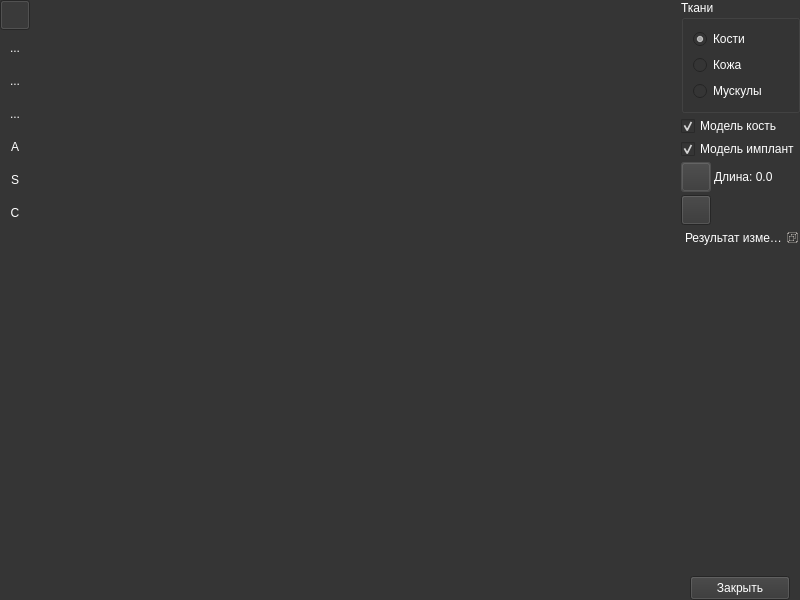
<?xml version="1.0" encoding="UTF-8"?>
<ui version="4.0">
 <class>PreviewDialog</class>
 <widget class="QDialog" name="PreviewDialog">
  <property name="geometry">
   <rect>
    <x>0</x>
    <y>0</y>
    <width>800</width>
    <height>600</height>
   </rect>
  </property>
  <property name="palette">
   <palette>
    <active>
     <colorrole role="WindowText">
      <brush brushstyle="SolidPattern">
       <color alpha="255">
        <red>255</red>
        <green>255</green>
        <blue>255</blue>
       </color>
      </brush>
     </colorrole>
     <colorrole role="Button">
      <brush brushstyle="SolidPattern">
       <color alpha="255">
        <red>53</red>
        <green>53</green>
        <blue>53</blue>
       </color>
      </brush>
     </colorrole>
     <colorrole role="Light">
      <brush brushstyle="SolidPattern">
       <color alpha="255">
        <red>53</red>
        <green>53</green>
        <blue>53</blue>
       </color>
      </brush>
     </colorrole>
     <colorrole role="Midlight">
      <brush brushstyle="SolidPattern">
       <color alpha="255">
        <red>53</red>
        <green>53</green>
        <blue>53</blue>
       </color>
      </brush>
     </colorrole>
     <colorrole role="Dark">
      <brush brushstyle="SolidPattern">
       <color alpha="255">
        <red>98</red>
        <green>98</green>
        <blue>98</blue>
       </color>
      </brush>
     </colorrole>
     <colorrole role="Mid">
      <brush brushstyle="SolidPattern">
       <color alpha="255">
        <red>154</red>
        <green>154</green>
        <blue>154</blue>
       </color>
      </brush>
     </colorrole>
     <colorrole role="Text">
      <brush brushstyle="SolidPattern">
       <color alpha="255">
        <red>255</red>
        <green>255</green>
        <blue>255</blue>
       </color>
      </brush>
     </colorrole>
     <colorrole role="BrightText">
      <brush brushstyle="SolidPattern">
       <color alpha="255">
        <red>255</red>
        <green>255</green>
        <blue>255</blue>
       </color>
      </brush>
     </colorrole>
     <colorrole role="ButtonText">
      <brush brushstyle="SolidPattern">
       <color alpha="255">
        <red>255</red>
        <green>255</green>
        <blue>255</blue>
       </color>
      </brush>
     </colorrole>
     <colorrole role="Base">
      <brush brushstyle="SolidPattern">
       <color alpha="255">
        <red>53</red>
        <green>53</green>
        <blue>53</blue>
       </color>
      </brush>
     </colorrole>
     <colorrole role="Window">
      <brush brushstyle="SolidPattern">
       <color alpha="255">
        <red>53</red>
        <green>53</green>
        <blue>53</blue>
       </color>
      </brush>
     </colorrole>
     <colorrole role="Shadow">
      <brush brushstyle="SolidPattern">
       <color alpha="255">
        <red>53</red>
        <green>53</green>
        <blue>53</blue>
       </color>
      </brush>
     </colorrole>
     <colorrole role="Highlight">
      <brush brushstyle="SolidPattern">
       <color alpha="255">
        <red>98</red>
        <green>98</green>
        <blue>98</blue>
       </color>
      </brush>
     </colorrole>
     <colorrole role="HighlightedText">
      <brush brushstyle="SolidPattern">
       <color alpha="255">
        <red>255</red>
        <green>255</green>
        <blue>255</blue>
       </color>
      </brush>
     </colorrole>
     <colorrole role="Link">
      <brush brushstyle="SolidPattern">
       <color alpha="255">
        <red>53</red>
        <green>53</green>
        <blue>53</blue>
       </color>
      </brush>
     </colorrole>
     <colorrole role="LinkVisited">
      <brush brushstyle="SolidPattern">
       <color alpha="255">
        <red>53</red>
        <green>53</green>
        <blue>53</blue>
       </color>
      </brush>
     </colorrole>
     <colorrole role="AlternateBase">
      <brush brushstyle="SolidPattern">
       <color alpha="255">
        <red>53</red>
        <green>53</green>
        <blue>53</blue>
       </color>
      </brush>
     </colorrole>
     <colorrole role="ToolTipBase">
      <brush brushstyle="SolidPattern">
       <color alpha="255">
        <red>255</red>
        <green>255</green>
        <blue>255</blue>
       </color>
      </brush>
     </colorrole>
     <colorrole role="ToolTipText">
      <brush brushstyle="SolidPattern">
       <color alpha="255">
        <red>255</red>
        <green>255</green>
        <blue>255</blue>
       </color>
      </brush>
     </colorrole>
     <colorrole role="PlaceholderText">
      <brush brushstyle="SolidPattern">
       <color alpha="128">
        <red>98</red>
        <green>98</green>
        <blue>98</blue>
       </color>
      </brush>
     </colorrole>
    </active>
    <inactive>
     <colorrole role="WindowText">
      <brush brushstyle="SolidPattern">
       <color alpha="255">
        <red>255</red>
        <green>255</green>
        <blue>255</blue>
       </color>
      </brush>
     </colorrole>
     <colorrole role="Button">
      <brush brushstyle="SolidPattern">
       <color alpha="255">
        <red>53</red>
        <green>53</green>
        <blue>53</blue>
       </color>
      </brush>
     </colorrole>
     <colorrole role="Light">
      <brush brushstyle="SolidPattern">
       <color alpha="255">
        <red>53</red>
        <green>53</green>
        <blue>53</blue>
       </color>
      </brush>
     </colorrole>
     <colorrole role="Midlight">
      <brush brushstyle="SolidPattern">
       <color alpha="255">
        <red>53</red>
        <green>53</green>
        <blue>53</blue>
       </color>
      </brush>
     </colorrole>
     <colorrole role="Dark">
      <brush brushstyle="SolidPattern">
       <color alpha="255">
        <red>98</red>
        <green>98</green>
        <blue>98</blue>
       </color>
      </brush>
     </colorrole>
     <colorrole role="Mid">
      <brush brushstyle="SolidPattern">
       <color alpha="255">
        <red>154</red>
        <green>154</green>
        <blue>154</blue>
       </color>
      </brush>
     </colorrole>
     <colorrole role="Text">
      <brush brushstyle="SolidPattern">
       <color alpha="255">
        <red>255</red>
        <green>255</green>
        <blue>255</blue>
       </color>
      </brush>
     </colorrole>
     <colorrole role="BrightText">
      <brush brushstyle="SolidPattern">
       <color alpha="255">
        <red>255</red>
        <green>255</green>
        <blue>255</blue>
       </color>
      </brush>
     </colorrole>
     <colorrole role="ButtonText">
      <brush brushstyle="SolidPattern">
       <color alpha="255">
        <red>255</red>
        <green>255</green>
        <blue>255</blue>
       </color>
      </brush>
     </colorrole>
     <colorrole role="Base">
      <brush brushstyle="SolidPattern">
       <color alpha="255">
        <red>53</red>
        <green>53</green>
        <blue>53</blue>
       </color>
      </brush>
     </colorrole>
     <colorrole role="Window">
      <brush brushstyle="SolidPattern">
       <color alpha="255">
        <red>53</red>
        <green>53</green>
        <blue>53</blue>
       </color>
      </brush>
     </colorrole>
     <colorrole role="Shadow">
      <brush brushstyle="SolidPattern">
       <color alpha="255">
        <red>53</red>
        <green>53</green>
        <blue>53</blue>
       </color>
      </brush>
     </colorrole>
     <colorrole role="Highlight">
      <brush brushstyle="SolidPattern">
       <color alpha="255">
        <red>98</red>
        <green>98</green>
        <blue>98</blue>
       </color>
      </brush>
     </colorrole>
     <colorrole role="HighlightedText">
      <brush brushstyle="SolidPattern">
       <color alpha="255">
        <red>255</red>
        <green>255</green>
        <blue>255</blue>
       </color>
      </brush>
     </colorrole>
     <colorrole role="Link">
      <brush brushstyle="SolidPattern">
       <color alpha="255">
        <red>53</red>
        <green>53</green>
        <blue>53</blue>
       </color>
      </brush>
     </colorrole>
     <colorrole role="LinkVisited">
      <brush brushstyle="SolidPattern">
       <color alpha="255">
        <red>53</red>
        <green>53</green>
        <blue>53</blue>
       </color>
      </brush>
     </colorrole>
     <colorrole role="AlternateBase">
      <brush brushstyle="SolidPattern">
       <color alpha="255">
        <red>53</red>
        <green>53</green>
        <blue>53</blue>
       </color>
      </brush>
     </colorrole>
     <colorrole role="ToolTipBase">
      <brush brushstyle="SolidPattern">
       <color alpha="255">
        <red>255</red>
        <green>255</green>
        <blue>255</blue>
       </color>
      </brush>
     </colorrole>
     <colorrole role="ToolTipText">
      <brush brushstyle="SolidPattern">
       <color alpha="255">
        <red>255</red>
        <green>255</green>
        <blue>255</blue>
       </color>
      </brush>
     </colorrole>
     <colorrole role="PlaceholderText">
      <brush brushstyle="SolidPattern">
       <color alpha="128">
        <red>98</red>
        <green>98</green>
        <blue>98</blue>
       </color>
      </brush>
     </colorrole>
    </inactive>
    <disabled>
     <colorrole role="WindowText">
      <brush brushstyle="SolidPattern">
       <color alpha="255">
        <red>255</red>
        <green>255</green>
        <blue>255</blue>
       </color>
      </brush>
     </colorrole>
     <colorrole role="Button">
      <brush brushstyle="SolidPattern">
       <color alpha="255">
        <red>53</red>
        <green>53</green>
        <blue>53</blue>
       </color>
      </brush>
     </colorrole>
     <colorrole role="Light">
      <brush brushstyle="SolidPattern">
       <color alpha="255">
        <red>53</red>
        <green>53</green>
        <blue>53</blue>
       </color>
      </brush>
     </colorrole>
     <colorrole role="Midlight">
      <brush brushstyle="SolidPattern">
       <color alpha="255">
        <red>53</red>
        <green>53</green>
        <blue>53</blue>
       </color>
      </brush>
     </colorrole>
     <colorrole role="Dark">
      <brush brushstyle="SolidPattern">
       <color alpha="255">
        <red>98</red>
        <green>98</green>
        <blue>98</blue>
       </color>
      </brush>
     </colorrole>
     <colorrole role="Mid">
      <brush brushstyle="SolidPattern">
       <color alpha="255">
        <red>154</red>
        <green>154</green>
        <blue>154</blue>
       </color>
      </brush>
     </colorrole>
     <colorrole role="Text">
      <brush brushstyle="SolidPattern">
       <color alpha="255">
        <red>255</red>
        <green>255</green>
        <blue>255</blue>
       </color>
      </brush>
     </colorrole>
     <colorrole role="BrightText">
      <brush brushstyle="SolidPattern">
       <color alpha="255">
        <red>255</red>
        <green>255</green>
        <blue>255</blue>
       </color>
      </brush>
     </colorrole>
     <colorrole role="ButtonText">
      <brush brushstyle="SolidPattern">
       <color alpha="255">
        <red>255</red>
        <green>255</green>
        <blue>255</blue>
       </color>
      </brush>
     </colorrole>
     <colorrole role="Base">
      <brush brushstyle="SolidPattern">
       <color alpha="255">
        <red>53</red>
        <green>53</green>
        <blue>53</blue>
       </color>
      </brush>
     </colorrole>
     <colorrole role="Window">
      <brush brushstyle="SolidPattern">
       <color alpha="255">
        <red>53</red>
        <green>53</green>
        <blue>53</blue>
       </color>
      </brush>
     </colorrole>
     <colorrole role="Shadow">
      <brush brushstyle="SolidPattern">
       <color alpha="255">
        <red>53</red>
        <green>53</green>
        <blue>53</blue>
       </color>
      </brush>
     </colorrole>
     <colorrole role="Highlight">
      <brush brushstyle="SolidPattern">
       <color alpha="255">
        <red>98</red>
        <green>98</green>
        <blue>98</blue>
       </color>
      </brush>
     </colorrole>
     <colorrole role="HighlightedText">
      <brush brushstyle="SolidPattern">
       <color alpha="255">
        <red>255</red>
        <green>255</green>
        <blue>255</blue>
       </color>
      </brush>
     </colorrole>
     <colorrole role="Link">
      <brush brushstyle="SolidPattern">
       <color alpha="255">
        <red>53</red>
        <green>53</green>
        <blue>53</blue>
       </color>
      </brush>
     </colorrole>
     <colorrole role="LinkVisited">
      <brush brushstyle="SolidPattern">
       <color alpha="255">
        <red>53</red>
        <green>53</green>
        <blue>53</blue>
       </color>
      </brush>
     </colorrole>
     <colorrole role="AlternateBase">
      <brush brushstyle="SolidPattern">
       <color alpha="255">
        <red>53</red>
        <green>53</green>
        <blue>53</blue>
       </color>
      </brush>
     </colorrole>
     <colorrole role="ToolTipBase">
      <brush brushstyle="SolidPattern">
       <color alpha="255">
        <red>255</red>
        <green>255</green>
        <blue>255</blue>
       </color>
      </brush>
     </colorrole>
     <colorrole role="ToolTipText">
      <brush brushstyle="SolidPattern">
       <color alpha="255">
        <red>255</red>
        <green>255</green>
        <blue>255</blue>
       </color>
      </brush>
     </colorrole>
     <colorrole role="PlaceholderText">
      <brush brushstyle="SolidPattern">
       <color alpha="128">
        <red>98</red>
        <green>98</green>
        <blue>98</blue>
       </color>
      </brush>
     </colorrole>
    </disabled>
   </palette>
  </property>
  <property name="windowTitle">
   <string>Предпросмотр снимка &lt; CAD-система «Smart Implant»</string>
  </property>
  <layout class="QHBoxLayout" name="horizontalLayout">
   <property name="spacing">
    <number>3</number>
   </property>
   <property name="leftMargin">
    <number>0</number>
   </property>
   <property name="topMargin">
    <number>0</number>
   </property>
   <property name="rightMargin">
    <number>0</number>
   </property>
   <property name="bottomMargin">
    <number>0</number>
   </property>
   <item>
    <widget class="QWidget" name="widget" native="true">
     <property name="sizePolicy">
      <sizepolicy hsizetype="Maximum" vsizetype="Preferred">
       <horstretch>0</horstretch>
       <verstretch>0</verstretch>
      </sizepolicy>
     </property>
     <layout class="QVBoxLayout" name="verticalLayout_4">
      <property name="spacing">
       <number>3</number>
      </property>
      <property name="leftMargin">
       <number>0</number>
      </property>
      <property name="topMargin">
       <number>0</number>
      </property>
      <property name="rightMargin">
       <number>0</number>
      </property>
      <property name="bottomMargin">
       <number>0</number>
      </property>
      <item>
       <widget class="QToolButton" name="tbLayoutClassicRight">
        <property name="sizePolicy">
         <sizepolicy hsizetype="Expanding" vsizetype="Fixed">
          <horstretch>0</horstretch>
          <verstretch>0</verstretch>
         </sizepolicy>
        </property>
        <property name="minimumSize">
         <size>
          <width>30</width>
          <height>30</height>
         </size>
        </property>
        <property name="maximumSize">
         <size>
          <width>30</width>
          <height>30</height>
         </size>
        </property>
        <property name="toolTip">
         <string>&lt;html&gt;&lt;head/&gt;&lt;body&gt;&lt;p&gt;Показать модель и исходные изображения&lt;/p&gt;&lt;/body&gt;&lt;/html&gt;</string>
        </property>
        <property name="icon">
         <iconset resource="../resources.qrc">
          <normaloff>:/icons/LAYOUT_CLASSIC_RIGHT.png</normaloff>:/icons/LAYOUT_CLASSIC_RIGHT.png</iconset>
        </property>
        <property name="iconSize">
         <size>
          <width>24</width>
          <height>24</height>
         </size>
        </property>
        <property name="checkable">
         <bool>true</bool>
        </property>
        <property name="checked">
         <bool>true</bool>
        </property>
        <property name="toolButtonStyle">
         <enum>Qt::ToolButtonIconOnly</enum>
        </property>
        <property name="autoRaise">
         <bool>true</bool>
        </property>
        <attribute name="buttonGroup">
         <string notr="true">buttonGroupLayouts</string>
        </attribute>
       </widget>
      </item>
      <item>
       <widget class="QToolButton" name="tbLayoutClassicBottom">
        <property name="sizePolicy">
         <sizepolicy hsizetype="Expanding" vsizetype="Fixed">
          <horstretch>0</horstretch>
          <verstretch>0</verstretch>
         </sizepolicy>
        </property>
        <property name="minimumSize">
         <size>
          <width>30</width>
          <height>30</height>
         </size>
        </property>
        <property name="maximumSize">
         <size>
          <width>30</width>
          <height>30</height>
         </size>
        </property>
        <property name="toolTip">
         <string>&lt;html&gt;&lt;head/&gt;&lt;body&gt;&lt;p&gt;Показать модель и исходные изображения&lt;/p&gt;&lt;/body&gt;&lt;/html&gt;</string>
        </property>
        <property name="text">
         <string>...</string>
        </property>
        <property name="icon">
         <iconset resource="../resources.qrc">
          <normaloff>:/icons/LAYOUT_CLASSIC_BOTTOM.png</normaloff>:/icons/LAYOUT_CLASSIC_BOTTOM.png</iconset>
        </property>
        <property name="iconSize">
         <size>
          <width>24</width>
          <height>24</height>
         </size>
        </property>
        <property name="checkable">
         <bool>true</bool>
        </property>
        <property name="autoRaise">
         <bool>true</bool>
        </property>
        <attribute name="buttonGroup">
         <string notr="true">buttonGroupLayouts</string>
        </attribute>
       </widget>
      </item>
      <item>
       <widget class="QToolButton" name="tbLayoutTwoByTwo">
        <property name="sizePolicy">
         <sizepolicy hsizetype="Expanding" vsizetype="Fixed">
          <horstretch>0</horstretch>
          <verstretch>0</verstretch>
         </sizepolicy>
        </property>
        <property name="minimumSize">
         <size>
          <width>30</width>
          <height>30</height>
         </size>
        </property>
        <property name="maximumSize">
         <size>
          <width>30</width>
          <height>30</height>
         </size>
        </property>
        <property name="toolTip">
         <string>&lt;html&gt;&lt;head/&gt;&lt;body&gt;&lt;p&gt;Показать модель и исходные изображения&lt;/p&gt;&lt;/body&gt;&lt;/html&gt;</string>
        </property>
        <property name="text">
         <string>...</string>
        </property>
        <property name="icon">
         <iconset resource="../resources.qrc">
          <normaloff>:/icons/LAYOUT_TWO_BY_TWO.png</normaloff>:/icons/LAYOUT_TWO_BY_TWO.png</iconset>
        </property>
        <property name="iconSize">
         <size>
          <width>24</width>
          <height>24</height>
         </size>
        </property>
        <property name="checkable">
         <bool>true</bool>
        </property>
        <property name="autoRaise">
         <bool>true</bool>
        </property>
        <attribute name="buttonGroup">
         <string notr="true">buttonGroupLayouts</string>
        </attribute>
       </widget>
      </item>
      <item>
       <widget class="QToolButton" name="tbLayoutOnly3D">
        <property name="sizePolicy">
         <sizepolicy hsizetype="Expanding" vsizetype="Fixed">
          <horstretch>0</horstretch>
          <verstretch>0</verstretch>
         </sizepolicy>
        </property>
        <property name="minimumSize">
         <size>
          <width>30</width>
          <height>30</height>
         </size>
        </property>
        <property name="maximumSize">
         <size>
          <width>30</width>
          <height>30</height>
         </size>
        </property>
        <property name="toolTip">
         <string>&lt;html&gt;&lt;head/&gt;&lt;body&gt;&lt;p&gt;Показать модель&lt;/p&gt;&lt;/body&gt;&lt;/html&gt;</string>
        </property>
        <property name="text">
         <string>...</string>
        </property>
        <property name="icon">
         <iconset resource="../resources.qrc">
          <normaloff>:/icons/LAYOUT_3D_ONLY.png</normaloff>:/icons/LAYOUT_3D_ONLY.png</iconset>
        </property>
        <property name="iconSize">
         <size>
          <width>24</width>
          <height>24</height>
         </size>
        </property>
        <property name="checkable">
         <bool>true</bool>
        </property>
        <property name="autoRaise">
         <bool>true</bool>
        </property>
        <attribute name="buttonGroup">
         <string notr="true">buttonGroupLayouts</string>
        </attribute>
       </widget>
      </item>
      <item>
       <widget class="QToolButton" name="tbLayoutOnlyAxial">
        <property name="sizePolicy">
         <sizepolicy hsizetype="Expanding" vsizetype="Fixed">
          <horstretch>0</horstretch>
          <verstretch>0</verstretch>
         </sizepolicy>
        </property>
        <property name="minimumSize">
         <size>
          <width>30</width>
          <height>30</height>
         </size>
        </property>
        <property name="maximumSize">
         <size>
          <width>30</width>
          <height>30</height>
         </size>
        </property>
        <property name="toolTip">
         <string>&lt;html&gt;&lt;head/&gt;&lt;body&gt;&lt;p&gt;Axial&lt;/p&gt;&lt;/body&gt;&lt;/html&gt;</string>
        </property>
        <property name="text">
         <string>A</string>
        </property>
        <property name="icon">
         <iconset resource="../resources.qrc">
          <normaloff>:/icons/axial.png</normaloff>:/icons/axial.png</iconset>
        </property>
        <property name="iconSize">
         <size>
          <width>24</width>
          <height>24</height>
         </size>
        </property>
        <property name="checkable">
         <bool>true</bool>
        </property>
        <property name="autoRaise">
         <bool>true</bool>
        </property>
        <attribute name="buttonGroup">
         <string notr="true">buttonGroupLayouts</string>
        </attribute>
       </widget>
      </item>
      <item>
       <widget class="QToolButton" name="tbLayoutOnlySagittal">
        <property name="sizePolicy">
         <sizepolicy hsizetype="Expanding" vsizetype="Fixed">
          <horstretch>0</horstretch>
          <verstretch>0</verstretch>
         </sizepolicy>
        </property>
        <property name="minimumSize">
         <size>
          <width>30</width>
          <height>30</height>
         </size>
        </property>
        <property name="maximumSize">
         <size>
          <width>30</width>
          <height>30</height>
         </size>
        </property>
        <property name="toolTip">
         <string>&lt;html&gt;&lt;head/&gt;&lt;body&gt;&lt;p&gt;Sagittal&lt;/p&gt;&lt;/body&gt;&lt;/html&gt;</string>
        </property>
        <property name="text">
         <string>S</string>
        </property>
        <property name="icon">
         <iconset resource="../resources.qrc">
          <normaloff>:/icons/sagittal.png</normaloff>:/icons/sagittal.png</iconset>
        </property>
        <property name="iconSize">
         <size>
          <width>20</width>
          <height>20</height>
         </size>
        </property>
        <property name="checkable">
         <bool>true</bool>
        </property>
        <property name="autoRaise">
         <bool>true</bool>
        </property>
        <attribute name="buttonGroup">
         <string notr="true">buttonGroupLayouts</string>
        </attribute>
       </widget>
      </item>
      <item>
       <widget class="QToolButton" name="tbLayoutOnlyCoronal">
        <property name="sizePolicy">
         <sizepolicy hsizetype="Expanding" vsizetype="Fixed">
          <horstretch>0</horstretch>
          <verstretch>0</verstretch>
         </sizepolicy>
        </property>
        <property name="minimumSize">
         <size>
          <width>30</width>
          <height>30</height>
         </size>
        </property>
        <property name="maximumSize">
         <size>
          <width>30</width>
          <height>30</height>
         </size>
        </property>
        <property name="toolTip">
         <string>&lt;html&gt;&lt;head/&gt;&lt;body&gt;&lt;p&gt;Coronal&lt;/p&gt;&lt;/body&gt;&lt;/html&gt;</string>
        </property>
        <property name="text">
         <string>C</string>
        </property>
        <property name="icon">
         <iconset resource="../resources.qrc">
          <normaloff>:/icons/coronal.png</normaloff>:/icons/coronal.png</iconset>
        </property>
        <property name="iconSize">
         <size>
          <width>30</width>
          <height>30</height>
         </size>
        </property>
        <property name="checkable">
         <bool>true</bool>
        </property>
        <property name="autoRaise">
         <bool>true</bool>
        </property>
        <attribute name="buttonGroup">
         <string notr="true">buttonGroupLayouts</string>
        </attribute>
       </widget>
      </item>
      <item>
       <widget class="Look" name="look" native="true"/>
      </item>
      <item>
       <spacer name="verticalSpacer_2">
        <property name="orientation">
         <enum>Qt::Vertical</enum>
        </property>
        <property name="sizeHint" stdset="0">
         <size>
          <width>20</width>
          <height>40</height>
         </size>
        </property>
       </spacer>
      </item>
     </layout>
    </widget>
   </item>
   <item>
    <widget class="LayoutsWidget" name="layouts" native="true">
     <property name="sizePolicy">
      <sizepolicy hsizetype="Expanding" vsizetype="Preferred">
       <horstretch>0</horstretch>
       <verstretch>0</verstretch>
      </sizepolicy>
     </property>
    </widget>
   </item>
   <item alignment="Qt::AlignRight">
    <widget class="Colormap" name="colormap" native="true"/>
   </item>
   <item alignment="Qt::AlignRight">
    <widget class="QWidget" name="widget_2" native="true">
     <property name="sizePolicy">
      <sizepolicy hsizetype="Preferred" vsizetype="Preferred">
       <horstretch>0</horstretch>
       <verstretch>0</verstretch>
      </sizepolicy>
     </property>
     <property name="minimumSize">
      <size>
       <width>0</width>
       <height>0</height>
      </size>
     </property>
     <property name="maximumSize">
      <size>
       <width>16777215</width>
       <height>16777215</height>
      </size>
     </property>
     <layout class="QVBoxLayout" name="verticalLayout">
      <property name="spacing">
       <number>3</number>
      </property>
      <property name="leftMargin">
       <number>0</number>
      </property>
      <property name="topMargin">
       <number>0</number>
      </property>
      <property name="rightMargin">
       <number>0</number>
      </property>
      <property name="bottomMargin">
       <number>0</number>
      </property>
      <item>
       <widget class="QGroupBox" name="groupBoxTissue">
        <property name="title">
         <string>Ткани</string>
        </property>
        <layout class="QVBoxLayout" name="verticalLayout_3">
         <item>
          <widget class="QRadioButton" name="radioButtonBone">
           <property name="text">
            <string>Кости</string>
           </property>
           <property name="checked">
            <bool>true</bool>
           </property>
           <attribute name="buttonGroup">
            <string notr="true">buttonGroupTissue</string>
           </attribute>
          </widget>
         </item>
         <item>
          <widget class="QRadioButton" name="radioButtonSkin">
           <property name="text">
            <string>Кожа</string>
           </property>
           <attribute name="buttonGroup">
            <string notr="true">buttonGroupTissue</string>
           </attribute>
          </widget>
         </item>
         <item>
          <widget class="QRadioButton" name="radioButtonMuscle">
           <property name="text">
            <string>Мускулы</string>
           </property>
           <attribute name="buttonGroup">
            <string notr="true">buttonGroupTissue</string>
           </attribute>
          </widget>
         </item>
        </layout>
       </widget>
      </item>
      <item>
       <widget class="QCheckBox" name="cbEditor">
        <property name="text">
         <string>Модель кость</string>
        </property>
        <property name="checked">
         <bool>true</bool>
        </property>
       </widget>
      </item>
      <item>
       <widget class="QCheckBox" name="cbImplant">
        <property name="text">
         <string>Модель имплант</string>
        </property>
        <property name="checked">
         <bool>true</bool>
        </property>
       </widget>
      </item>
      <item>
       <layout class="QHBoxLayout" name="horizontalLayout_2">
        <item>
         <widget class="QPushButton" name="pb3DRuler">
          <property name="minimumSize">
           <size>
            <width>30</width>
            <height>30</height>
           </size>
          </property>
          <property name="maximumSize">
           <size>
            <width>30</width>
            <height>30</height>
           </size>
          </property>
          <property name="toolTip">
           <string>&lt;html&gt;&lt;head/&gt;&lt;body&gt;&lt;p&gt;3D-измеритель&lt;/p&gt;&lt;/body&gt;&lt;/html&gt;</string>
          </property>
          <property name="text">
           <string/>
          </property>
          <property name="icon">
           <iconset resource="../resources.qrc">
            <normaloff>:/icons/meshtools/3D измеритель.png</normaloff>:/icons/meshtools/3D измеритель.png</iconset>
          </property>
          <property name="iconSize">
           <size>
            <width>24</width>
            <height>24</height>
           </size>
          </property>
          <property name="checkable">
           <bool>true</bool>
          </property>
         </widget>
        </item>
        <item>
         <widget class="QLabel" name="lRuler3D">
          <property name="text">
           <string>Длина: 0.0</string>
          </property>
         </widget>
        </item>
       </layout>
      </item>
      <item>
       <widget class="QPushButton" name="pbHistogram">
        <property name="minimumSize">
         <size>
          <width>30</width>
          <height>30</height>
         </size>
        </property>
        <property name="maximumSize">
         <size>
          <width>30</width>
          <height>30</height>
         </size>
        </property>
        <property name="toolTip">
         <string>&lt;html&gt;&lt;head/&gt;&lt;body&gt;&lt;p&gt;Гистограмма&lt;/p&gt;&lt;/body&gt;&lt;/html&gt;</string>
        </property>
        <property name="text">
         <string/>
        </property>
        <property name="icon">
         <iconset resource="../resources.qrc">
          <normaloff>:/icons/previewdialog/гистограмма.png</normaloff>:/icons/previewdialog/гистограмма.png</iconset>
        </property>
        <property name="iconSize">
         <size>
          <width>24</width>
          <height>24</height>
         </size>
        </property>
        <property name="checkable">
         <bool>true</bool>
        </property>
       </widget>
      </item>
      <item>
       <widget class="QDockWidget" name="dwHistogram_">
        <property name="sizePolicy">
         <sizepolicy hsizetype="Maximum" vsizetype="Preferred">
          <horstretch>0</horstretch>
          <verstretch>0</verstretch>
         </sizepolicy>
        </property>
        <property name="features">
         <set>QDockWidget::DockWidgetFloatable|QDockWidget::DockWidgetMovable</set>
        </property>
        <property name="windowTitle">
         <string>Результат измерения</string>
        </property>
        <widget class="Histogram" name="dwHistogram"/>
       </widget>
      </item>
      <item>
       <spacer name="verticalSpacer">
        <property name="orientation">
         <enum>Qt::Vertical</enum>
        </property>
        <property name="sizeHint" stdset="0">
         <size>
          <width>20</width>
          <height>40</height>
         </size>
        </property>
       </spacer>
      </item>
      <item alignment="Qt::AlignHCenter">
       <widget class="QPushButton" name="pbClose">
        <property name="minimumSize">
         <size>
          <width>100</width>
          <height>24</height>
         </size>
        </property>
        <property name="maximumSize">
         <size>
          <width>100</width>
          <height>16777215</height>
         </size>
        </property>
        <property name="text">
         <string>Закрыть</string>
        </property>
       </widget>
      </item>
     </layout>
    </widget>
   </item>
  </layout>
 </widget>
 <customwidgets>
  <customwidget>
   <class>Look</class>
   <extends>QWidget</extends>
   <header>..controllers.look.h</header>
   <container>1</container>
  </customwidget>
  <customwidget>
   <class>Colormap</class>
   <extends>QWidget</extends>
   <header>..controllers.colormap.h</header>
   <container>1</container>
  </customwidget>
  <customwidget>
   <class>LayoutsWidget</class>
   <extends>QWidget</extends>
   <header>..controllers.layouts.h</header>
   <container>1</container>
  </customwidget>
  <customwidget>
   <class>Histogram</class>
   <extends>QWidget</extends>
   <header>..controllers.histogram.h</header>
   <container>1</container>
  </customwidget>
 </customwidgets>
 <resources>
  <include location="../resources.qrc"/>
 </resources>
 <connections/>
 <buttongroups>
  <buttongroup name="buttonGroupTissue"/>
  <buttongroup name="buttonGroupLayouts"/>
 </buttongroups>
</ui>
